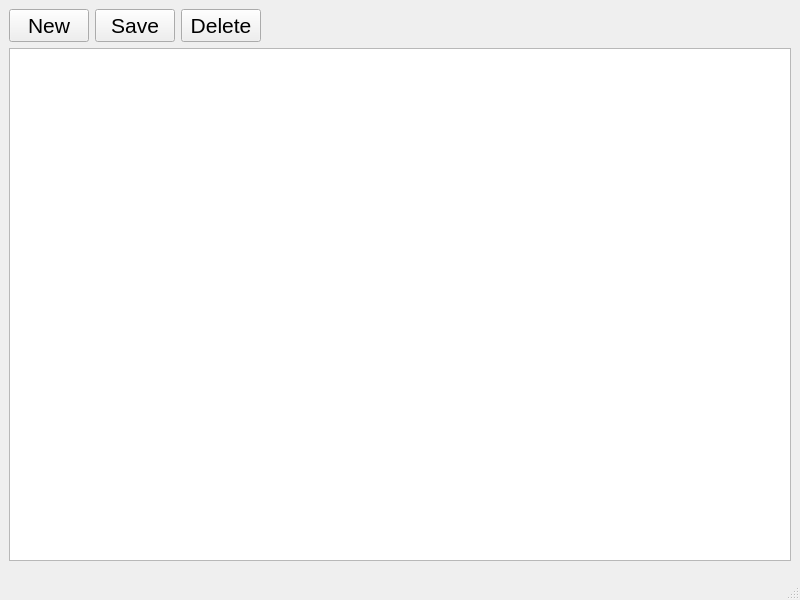
<?xml version="1.0" encoding="UTF-8"?>
<ui version="4.0">
 <class>MainWindow</class>
 <widget class="QMainWindow" name="MainWindow">
  <property name="geometry">
   <rect>
    <x>0</x>
    <y>0</y>
    <width>800</width>
    <height>600</height>
   </rect>
  </property>
  <property name="font">
   <font>
    <pointsize>16</pointsize>
   </font>
  </property>
  <property name="windowTitle">
   <string>Table View of Tools</string>
  </property>
  <widget class="QWidget" name="centralwidget">
   <layout class="QVBoxLayout" name="verticalLayout">
    <item>
     <layout class="QGridLayout" name="gridLayout_2">
      <item row="0" column="2">
       <widget class="QPushButton" name="pushButton3_Delete">
        <property name="text">
         <string>Delete</string>
        </property>
       </widget>
      </item>
      <item row="0" column="0">
       <widget class="QPushButton" name="pushButton1_New">
        <property name="text">
         <string>New</string>
        </property>
       </widget>
      </item>
      <item row="0" column="4">
       <spacer name="horizontalSpacer">
        <property name="orientation">
         <enum>Qt::Horizontal</enum>
        </property>
        <property name="sizeHint" stdset="0">
         <size>
          <width>40</width>
          <height>20</height>
         </size>
        </property>
       </spacer>
      </item>
      <item row="0" column="1">
       <widget class="QPushButton" name="pushButton2_Save">
        <property name="text">
         <string>Save</string>
        </property>
       </widget>
      </item>
     </layout>
    </item>
    <item>
     <widget class="QTableWidget" name="tableWidget"/>
    </item>
   </layout>
  </widget>
  <widget class="QStatusBar" name="statusbar"/>
 </widget>
 <resources/>
 <connections/>
</ui>
